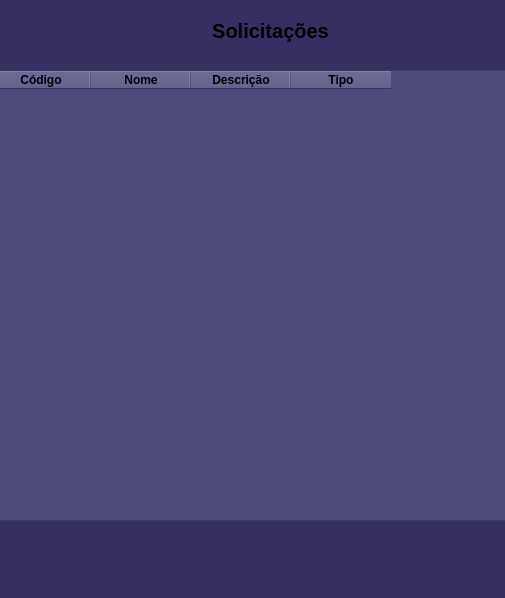
<?xml version="1.0" encoding="UTF-8"?>
<ui version="4.0">
 <class>MainWindow</class>
 <widget class="QMainWindow" name="MainWindow">
  <property name="geometry">
   <rect>
    <x>0</x>
    <y>0</y>
    <width>505</width>
    <height>598</height>
   </rect>
  </property>
  <property name="font">
   <font>
    <pointsize>9</pointsize>
   </font>
  </property>
  <property name="windowTitle">
   <string>MainWindow</string>
  </property>
  <property name="styleSheet">
   <string notr="true">background-color: rgb(54, 48, 98);</string>
  </property>
  <widget class="QWidget" name="centralwidget">
   <widget class="QLabel" name="label">
    <property name="geometry">
     <rect>
      <x>130</x>
      <y>-30</y>
      <width>281</width>
      <height>121</height>
     </rect>
    </property>
    <property name="font">
     <font>
      <pointsize>15</pointsize>
      <weight>75</weight>
      <bold>true</bold>
     </font>
    </property>
    <property name="text">
     <string>Solicitações</string>
    </property>
    <property name="alignment">
     <set>Qt::AlignCenter</set>
    </property>
   </widget>
   <widget class="QTableWidget" name="tableWidget">
    <property name="geometry">
     <rect>
      <x>-10</x>
      <y>70</y>
      <width>761</width>
      <height>451</height>
     </rect>
    </property>
    <property name="styleSheet">
     <string notr="true">background-color:rgb(77, 76, 125);</string>
    </property>
    <column>
     <property name="text">
      <string>Código</string>
     </property>
     <property name="font">
      <font>
       <weight>75</weight>
       <bold>true</bold>
      </font>
     </property>
    </column>
    <column>
     <property name="text">
      <string>Nome</string>
     </property>
     <property name="font">
      <font>
       <weight>75</weight>
       <bold>true</bold>
      </font>
     </property>
    </column>
    <column>
     <property name="text">
      <string>Descrição</string>
     </property>
     <property name="font">
      <font>
       <weight>75</weight>
       <bold>true</bold>
      </font>
     </property>
    </column>
    <column>
     <property name="text">
      <string>Tipo</string>
     </property>
     <property name="font">
      <font>
       <weight>75</weight>
       <bold>true</bold>
      </font>
     </property>
    </column>
   </widget>
  </widget>
  <widget class="QMenuBar" name="menubar">
   <property name="geometry">
    <rect>
     <x>0</x>
     <y>0</y>
     <width>505</width>
     <height>24</height>
    </rect>
   </property>
  </widget>
  <widget class="QStatusBar" name="statusbar"/>
 </widget>
 <resources/>
 <connections/>
</ui>
